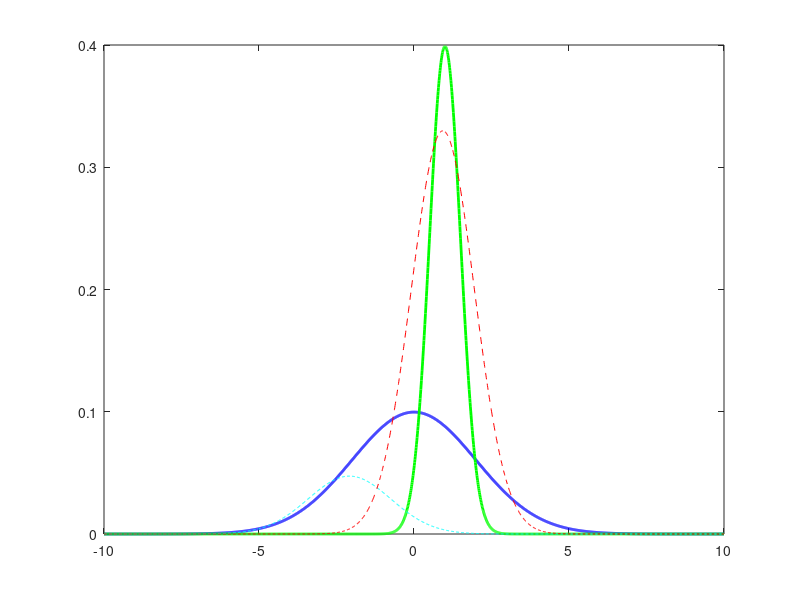
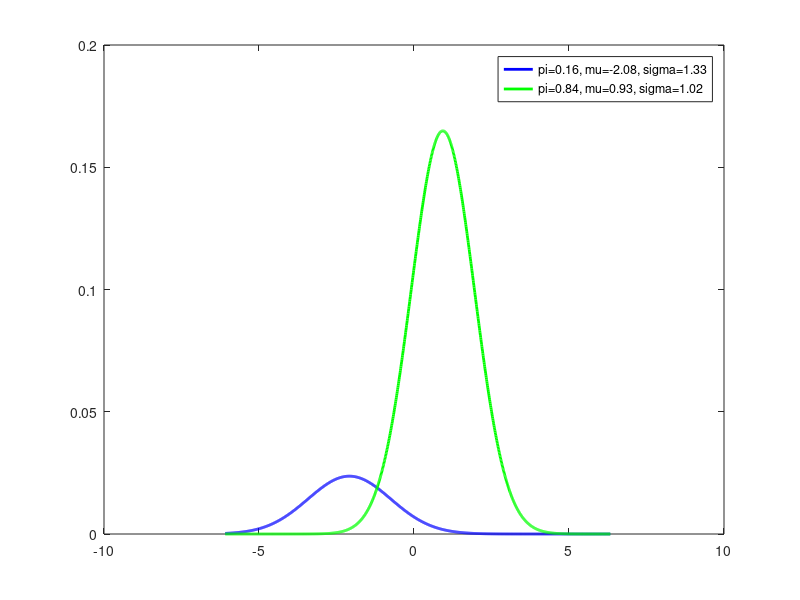
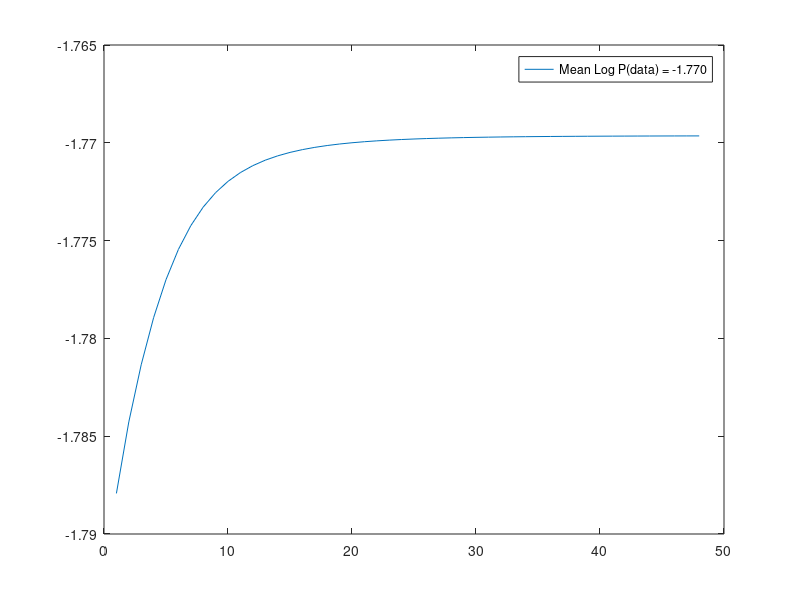

The MATLAB script that drew these images, in order:
function demo_EM_mog

mu_gt = [0 1];
sigma_gt = [2 0.5];
x(1:1000, 1) = randn(1000, 1)*sigma_gt(1)+mu_gt(1);
x(1001:2000, 1) = randn(1000, 1)*sigma_gt(2)+mu_gt(2);

% display ground truth
xrange = -10:0.01:10;
figure(1), hold off, plot(xrange, normpdf(xrange, mu_gt(1), sigma_gt(1))*0.5, 'b', 'linewidth', 2), hold on;
plot(xrange, normpdf(xrange, mu_gt(2), sigma_gt(2))*0.5, 'g', 'linewidth', 2)
pdata = 0;
for k = 1:2
    pdata = pdata + 0.5*normpdf(x, mu_gt(k), sigma_gt(k));
end
disp(['Mean Log P(data) for Ground Truth: ', num2str(mean(log(pdata)))])


%pause; %% XXXXX
[mu, sigma, prior] = EM_gaussian(x, 2);

figure(1), hold off, plot(xrange, normpdf(xrange, mu_gt(1), sigma_gt(1))*0.5, 'b', 'linewidth', 2), hold on;
plot(xrange, normpdf(xrange, mu_gt(2), sigma_gt(2))*0.5, 'g', 'linewidth', 2)
%plot(xrange, normpdf(xrange, mu_gt(1), sigma_gt(1))*0.5+normpdf(xrange, mu_gt(2), sigma_gt(2))*0.5, 'r');

plot(xrange, normpdf(xrange, mu(1), sigma(1))*prior(1), '--c'), hold on;
plot(xrange, normpdf(xrange, mu(2), sigma(2))*prior(2), '--r')
%plot(xrange, normpdf(xrange, mu(1), sigma(1))*prior(1)+normpdf(xrange, mu(2), sigma(2))*prior(2), '--r');
% disp(num2str(prior'))
% disp(num2str(mu'))
% disp(num2str(sigma'))

function [mu, sigma, prior] = EM_gaussian(x, K)

x = x(:);
N = numel(x);

% Random Initialization
mu = zeros(K, 1);
sigma = zeros(K, 1);
minx = min(x); maxx = max(x);
for k = 1:K
    mu(k) = (0.1+0.8*rand(1))*(maxx-minx) + minx;
    sigma(k) = (rand(1)*0.9+0.1)*std(x);
end
prior = zeros(K, 1);
prior(:) = 1/K;

pm = 1/K*ones(N, K);
oldpm = zeros(N, K);
logp = [];
while any(abs(pm-oldpm)>0.001) % convergence test
    
    oldpm = pm;
  
    % display current estimates
    xrange = minx:0.01:maxx;    
    leg = {};
    figure(2), hold off,
    colors = 'bgrcyk';
    for k = 1:K
        plot(xrange, prior(k)*normpdf(xrange, mu(k), sigma(k))*0.5, colors(mod(k-1,6)+1), 'linewidth', 2), 
        hold on;
        leg{k} = sprintf('{pi=%.2f, mu=%.2f, sigma=%.2f}', prior(k), mu(k), sigma(k));
    end
    legend(leg);
%     figure(2), hold off, plot(xrange, normpdf(xrange, mu(1), sigma(1))*prior(1), '--b', 'linewidth', 2), hold on;
%     plot(xrange, normpdf(xrange, mu(2), sigma(2))*prior(2), '--g', 'linewidth', 2)
%     legend(sprintf('{pi=%.2f, mu=%.2f, sigma=%.2f}', prior(1), mu(1), sigma(1)), ...
%         sprintf('{pi=%.2f, mu=%.2f, sigma=%.2f}', prior(2), mu(2), sigma(2)));        
    
    % estimate probability that each data point belongs to each component
    for k = 1:K
        pm(:, k) = prior(k)*normpdf(x, mu(k), sigma(k));
    end
    pm = pm ./ repmat(sum(pm, 2), [1 K]);
    
    % compute maximum likelihood parameters for expected densities
    for k = 1:K
        prior(k) = sum(pm(:, k))/N;
        mu(k) = sum(pm(:, k).*x) / sum(pm(:, k));
        sigma(k) = sqrt( sum(pm(:, k).*(x - mu(k)).^2)/sum(pm(:, k)));
    end
    

    % display likelihoods
    pdata = 0;
    for k = 1:K
        pdata = pdata + prior(k)*normpdf(x, mu(k), sigma(k));
    end
    logp(end+1) = mean(log(pdata));
    figure(3), hold off, plot(logp)
    legend(sprintf('Mean Log P(data) = %.3f', logp(end)))
    
    %pause; %% XXXXX
end
